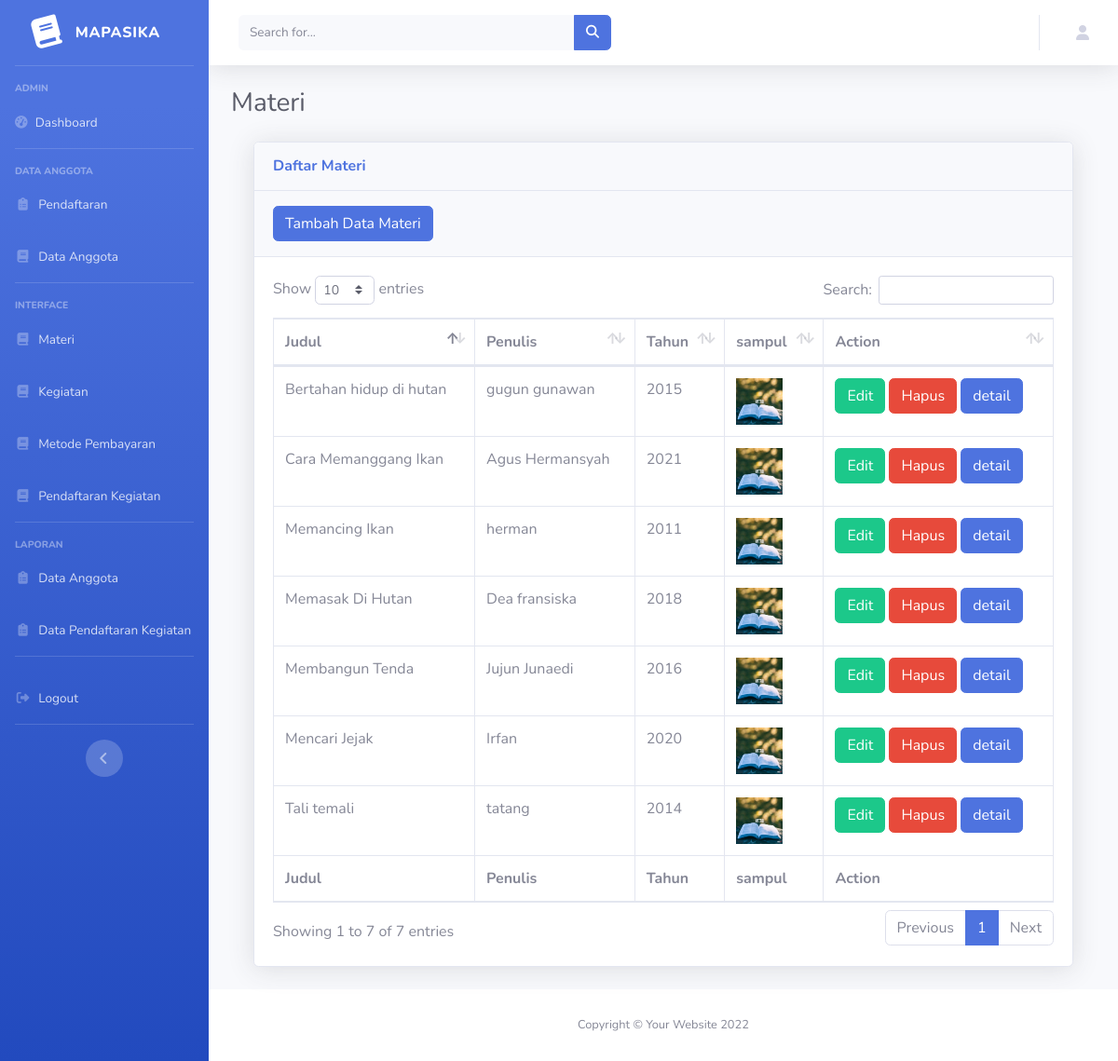
/index.php/materi, run on the app's committed database.
### tables this page shows
CREATE TABLE `materi` (
  `id_materi` int(11) NOT NULL,
  `judul_materi` varchar(30) NOT NULL,
  `penulis` varchar(20) NOT NULL,
  `tahun` year(4) NOT NULL,
  `image` varchar(50) NOT NULL,
  `materi` varchar(257) NOT NULL,
  `deskripsi` text NOT NULL
);

### application/controllers/Materi.php (called while the page is built, shortened)
<?php
class Materi extends CI_Controller {
  public function __construct(){
      $this->load->model('ModelUser');
      $this->load->model('ModelKegiatan');
      $this->load->model('ModelMateri');
      $this->load->library('form_validation');
    }
    public function index() {
        $data['judul'] = 'Materi';
        $data['user'] = $this->ModelUser->cekData(['email' => $this->session->userdata('email')])->row_array();
        $data['materi'] = $this->ModelMateri->getMateri()->result_array();
        $this->load->view('templates/admin_header', $data);
        $this->load->view('templates/admin_sidebar', $data);
        $this->load->view('templates/admin_topbar', $data);
        $this->load->view('materi/index', $data);
        $this->load->view('templates/admin_footer');
    }
}

### index.php (called while the page is built, shortened)
<?php
require_once BASEPATH.'core/CodeIgniter.php';

### application/models/ModelMateri.php (called while the page is built, shortened)
<?php
class ModelMateri extends CI_Model
{
    public function getMateri()
    {
        return $this->db->get('materi');
    }
}

### application/views/materi/index.php (the view)
    <div class="container-fluid">
        <h1 class="h3 mb-4 text-gray-800">Materi</h1>
        <div class="container-fluid">
            <div class="card shadow mb-4">
                <div class="card-header py-3">
                    <h6 class="m-0 font-weight-bold text-primary">Daftar Materi</h6>
                </div>
                <div class="card-header py-3">
                    <a href="<?= base_url('materi/tambah');?>" class="btn btn-primary">Tambah Data Materi</a>
                </div>
                <div class="card-body">
                    <div class="table-responsive">
                        <table class="table table-bordered" id="dataTable" width="100%" cellspacing="0">
                            <thead>
                              <tr>
                                  <th>Judul</th>
                                  <th>Penulis</th>
                                  <th>Tahun</th>
                                  <th>sampul</th>
                                  <th>Action</th>
                              </tr>
                            </thead>
                            <tfoot>
                                <tr>
                                  <th>Judul</th>
                                  <th>Penulis</th>
                                  <th>Tahun</th>
                                  <th>sampul</th>
                                  <th>Action</th>
                                </tr>
                            </tfoot>
                            <tbody>
                              <?php foreach ($materi as $m): ?>
                                <tr>
                                    <td><?= $m['judul_materi']; ?></td>
                                    <td><?= $m['penulis']; ?></td>
                                    <td><?= $m['tahun']; ?></td>
                                    <td><img style="width: 50px; height: 50px;" src="<?= base_url('assets/gambar/') . $m['image']; ?>"</td>
                                    <td>
                                        <a href="<?= base_url('materi/edit/') . $m['id_materi']; ?>" class="btn btn-success">Edit</a>
                                        <a href="<?= base_url('materi/hapus/') . $m['id_materi']; ?>" class="btn btn-danger" onclick="return confirm('apakah anda yakin akan menghapus materi ini?')">Hapus</a>
                                        <a href="<?= base_url('materi/detail/') . $m['id_materi']; ?>" class="btn btn-primary">detail</a>
                                    </td>
                                </tr>
                              <?php endforeach; ?>
                            </tbody>
                        </table>
                    </div>
                </div>
            </div>
        </div>
    </div>
</div>

### data on the page
materi: judul_materi "Tali temali", penulis "tatang", tahun "2014", image (picture)
materi: judul_materi "Bertahan hidup di hutan", penulis "gugun gunawan", tahun "2015", image (picture)
materi: judul_materi "Memasak Di Hutan", penulis "Dea fransiska", tahun "2018", image (picture)
materi: judul_materi "Memancing Ikan", penulis "herman", tahun "2011", image (picture)
materi: judul_materi "Membangun Tenda", penulis "Jujun Junaedi", tahun "2016", image (picture)
materi: judul_materi "Mencari Jejak", penulis "Irfan", tahun "2020", image (picture)
materi: judul_materi "Cara Memanggang Ikan", penulis "Agus Hermansyah", tahun "2021", image (picture)
